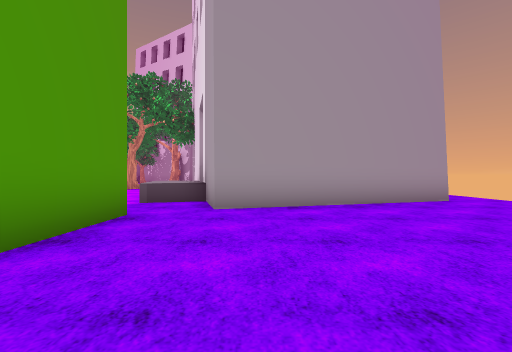
[1] (above)

24 first-person views from a walk through a scene from a Unity 3-D project. The camera is 1.2 m above the floor, looks level and sees 90° across. The floor is counted in squares, 2 m on a side. Each view is taken from the middle of a square. On the plan, view 1 faces up. The plan holds only what a view shows up to about 9 squares ahead; the rest is blank. The place goes on beyond the plan. The player is left out. Some surface patterns are stand-ins.

[2]
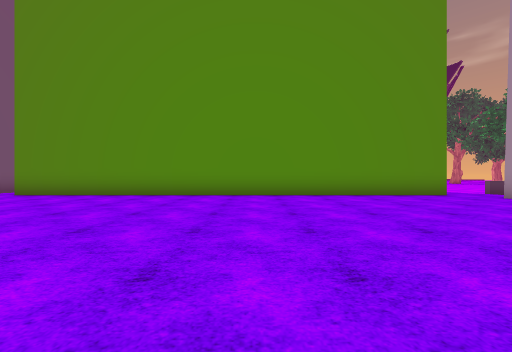

[3]
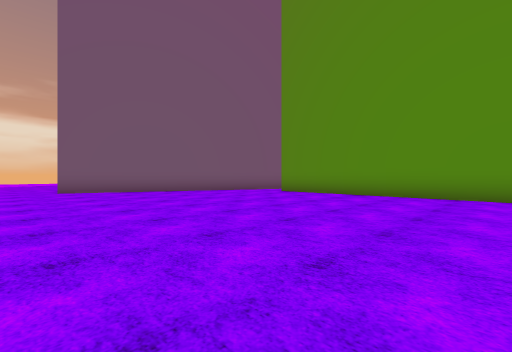

[4]
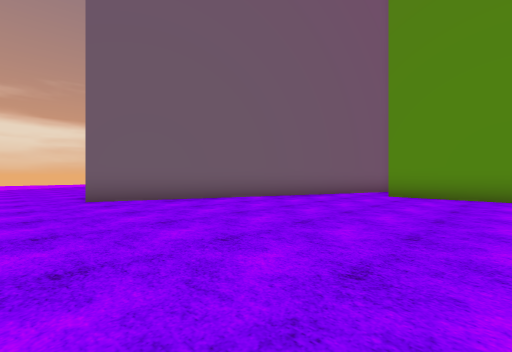

[5]
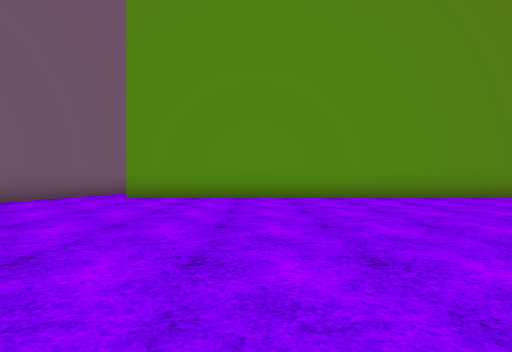

[6]
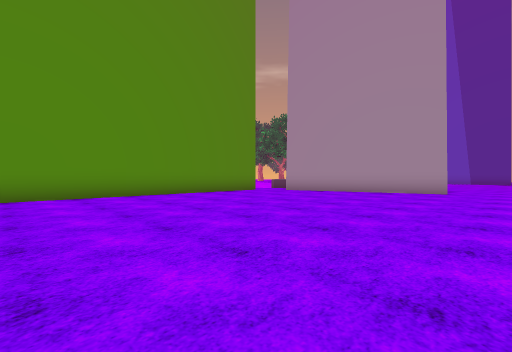

[7]
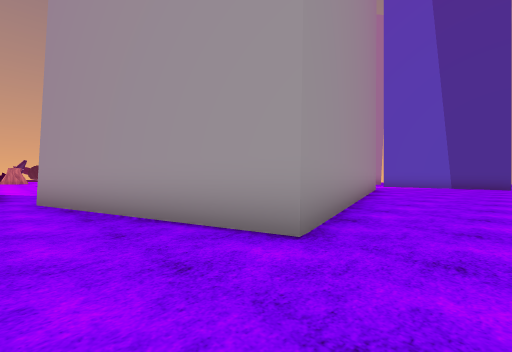

[8]
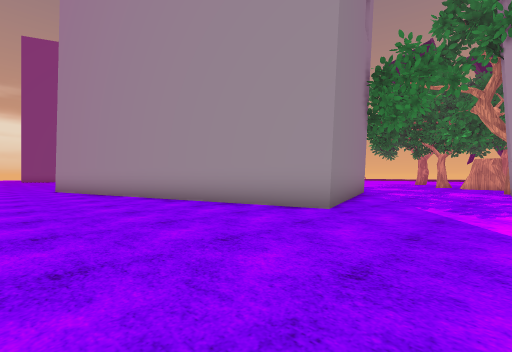

[9]
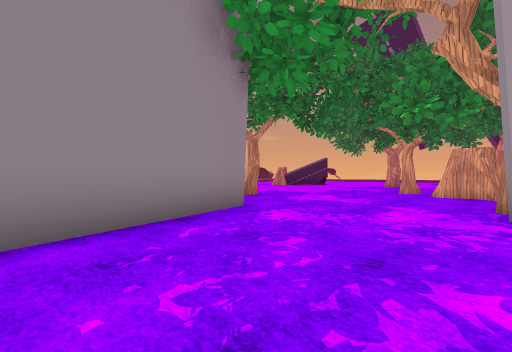

[10]
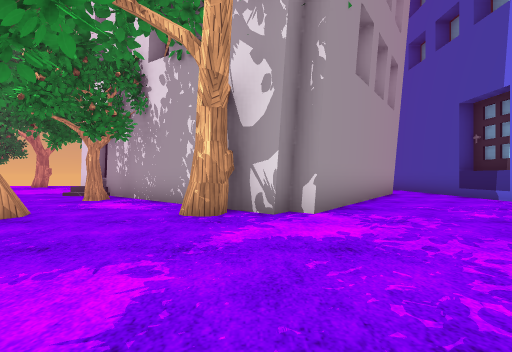

[11]
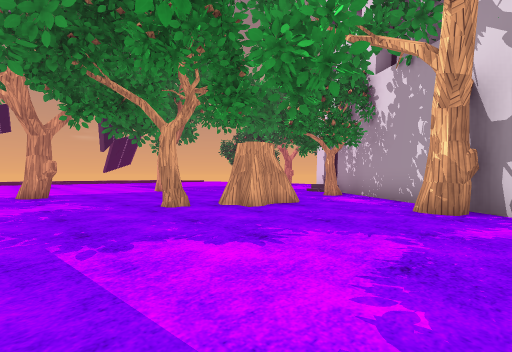

[12]
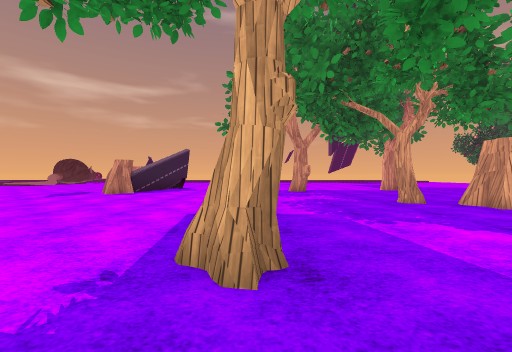

[13]
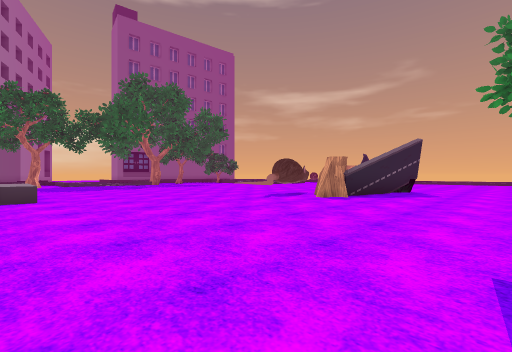

[14]
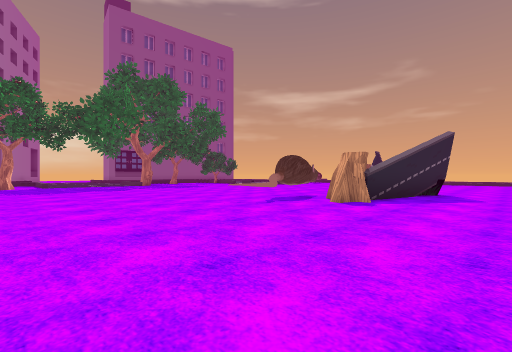

[15]
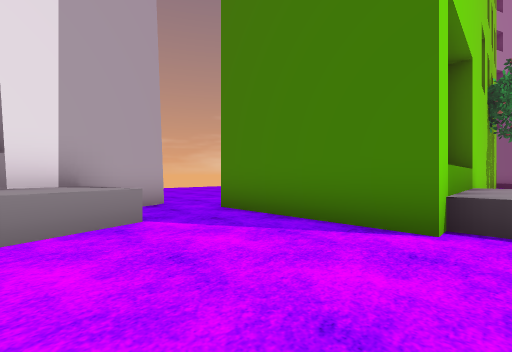

[16]
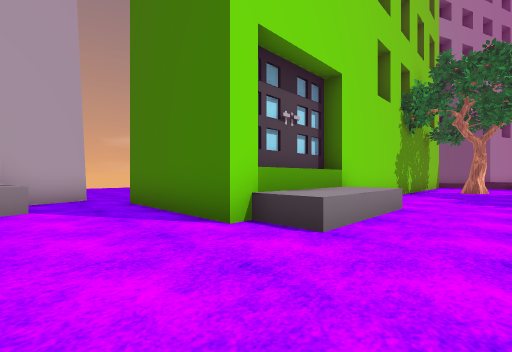

[17]
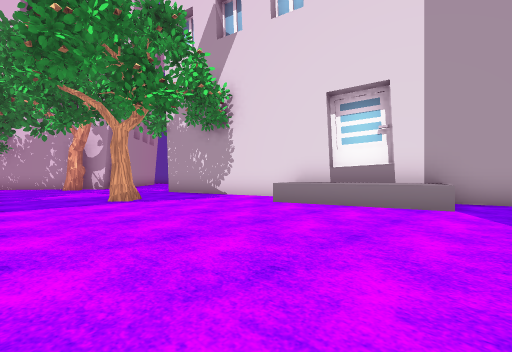

[18]
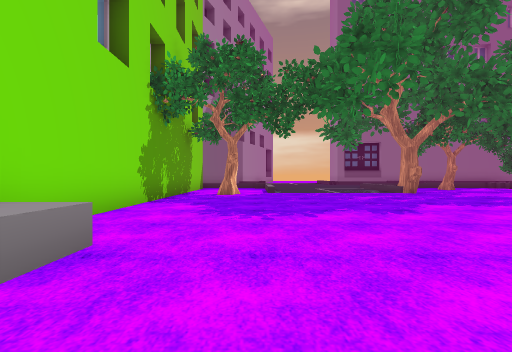

[19]
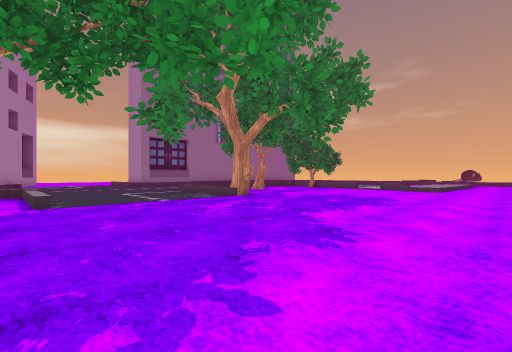

[20]
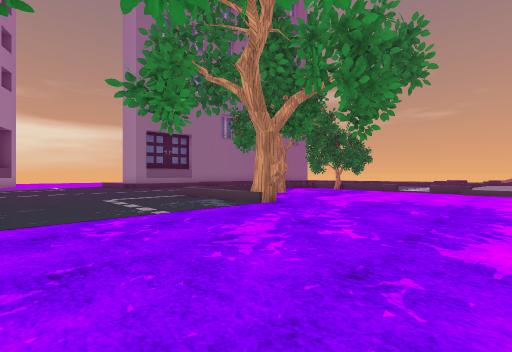

[21]
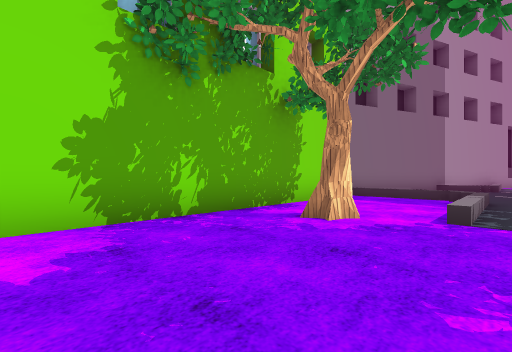

[22]
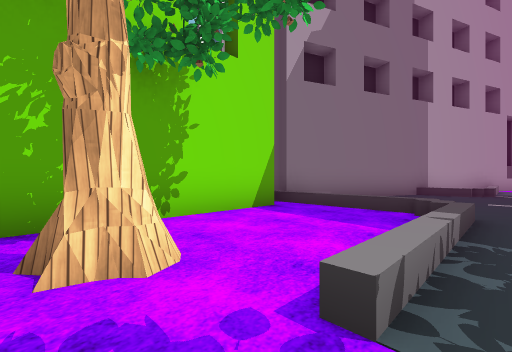

[23]
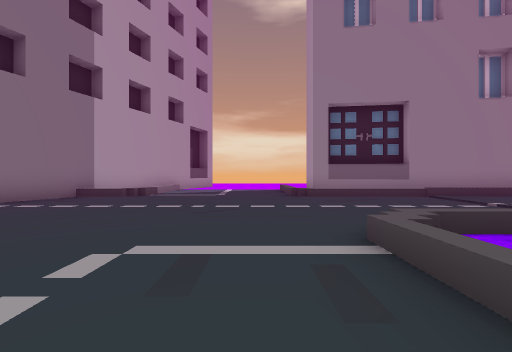

[24]
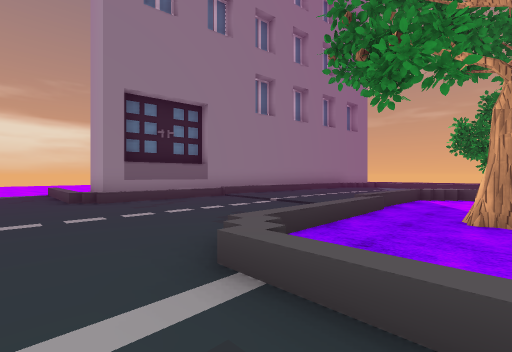

### Floor plan
Key: @ floor where view 1 was taken; # wall or solid block; . floor; / step, stairs or slope; O other object.
Columns run from 18 left of view 1 to 6 right of it. Each row starts with its distance up from view 1.
 23       .OO        O.O
 22       .//O       O.O
 21        ..OOO    O..O
 20        ....O   O...O
 19         ....OOO....
 18      ....O..#.O..........
 17     .....O...............
 16    .....O................
 15   ...............OOOO....
 14   ..#..........OO   O....
 13   .............O    O....
 12          ...#..OO   O....
 11 ................O    O...
 10 ................O    O...
  9 ...............OOO   O...
  8 .OO##..........OOO    O..
  7   O OO.........OOO    O..
  6     OOOO........OO  OOO..
  5     .O.O.........OOO.....
  4     .........OOOO........
  3      .......OO  O........
  2       ......OO  O........
  1        .....OO  O........
  0 .............O  O.@......
 -1 .............O  O........
 -2 .............O  O........
 -3 .............O  O........
 -4 .............O  O........
 -5 ...........O.O  O........
 -6 .....#.....O.O  O........
 -7  ..../.......O  O........
 -8   #../.......O  O........
 -9 ...../.......O  O........
-10 /////........# ..........
-11 ...........  ###.........
-12 ............#  ####......
-13 ............#     ###....
-14 //..........#       ###..
-15 OO  .......##          ..
-16 OOOOO..... #           ..

Where each view was taken, in squares from view 1:
view 1: 0 up, 0 right, facing up
view 2: 2 down, 6 right, facing left
view 3: 3 down, 6 right, facing down-left
view 4: 7 down, 6 right, facing down-left
view 5: 6 down, 5 right, facing left
view 6: 4 down, 6 right, facing up-left
view 7: 4 up, 6 right, facing up-left
view 8: 18 up, 6 right, facing down-left
view 9: 18 up, 0 right, facing down-left
view 10: 14 up, 5 left, facing up
view 11: 13 up, 5 left, facing up-left
view 12: 12 up, 4 left, facing left
view 13: 11 up, 6 left, facing down-left
view 14: 10 up, 7 left, facing down-left
view 15: 7 up, 6 left, facing down-right
view 16: 6 up, 8 left, facing down-right
view 17: 5 up, 8 left, facing up-right
view 18: 3 up, 8 left, facing down
view 19: 0 up, 8 left, facing down-left
view 20: 2 down, 9 left, facing down-left
view 21: 2 down, 9 left, facing down-right
view 22: 5 down, 9 left, facing down-right
view 23: 7 down, 12 left, facing down
view 24: 8 down, 12 left, facing down-left
